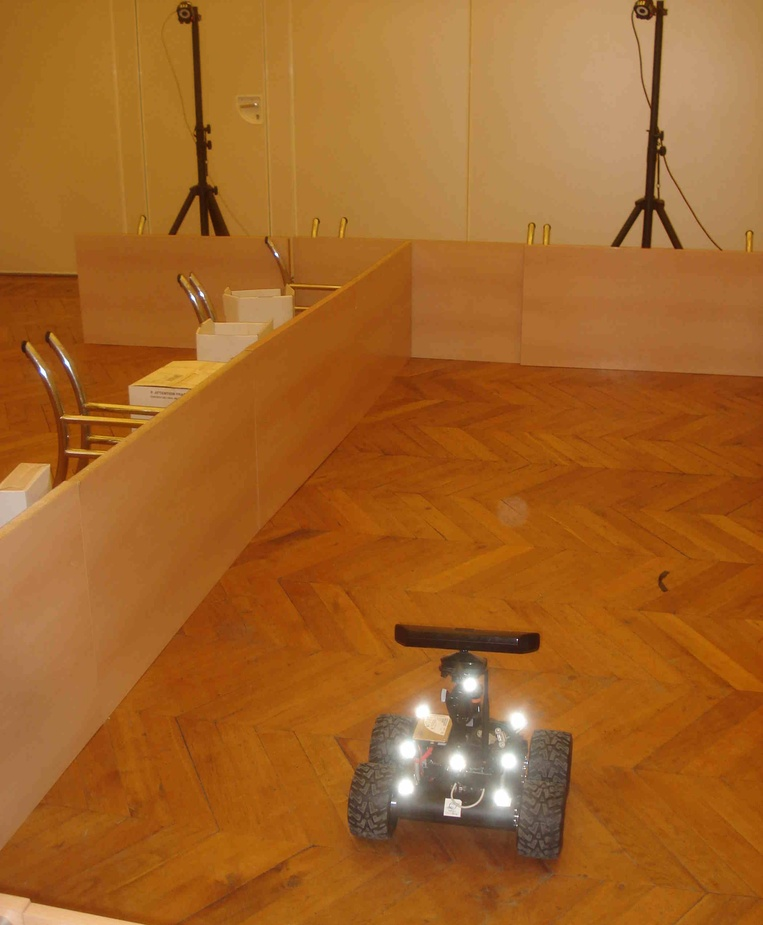
#> input picture libs/ukfm/docsource/source/images/robot.jpg, 763 x 925 px, shrunk from 2102 x 2547 before the run; its folder holds only this picture in this run
$ python -i plot_testing2.py   (imports and definitions only)
#> lines starting #> are read from the running program, lines starting #| are printed output that depends on the picture; after the words box and inside, x2 and y2 are one past the last pixel; in counts of white or black regions, pixels touching at a corner belong together
import os
import numpy as np
import matplotlib.pyplot as plt
from matplotlib import cm
from matplotlib.widgets import Slider
from scipy import ndimage as ndi

from utils import (
    get_newest_file,
    load_csv,
    get_processed_image_from_row,
)


def threshold_relevant_range(image, vmin=70, vmax=254):
#> called with vmin = 50, vmax = 254
    out = np.zeros_like(image, dtype=np.uint8)

    # Keep only meaningful intensity range.
    # Remove invalid/background values like 0 and 255.
    mask = (image >= vmin) & (image <= vmax) & (image != 0) & (image != 255)
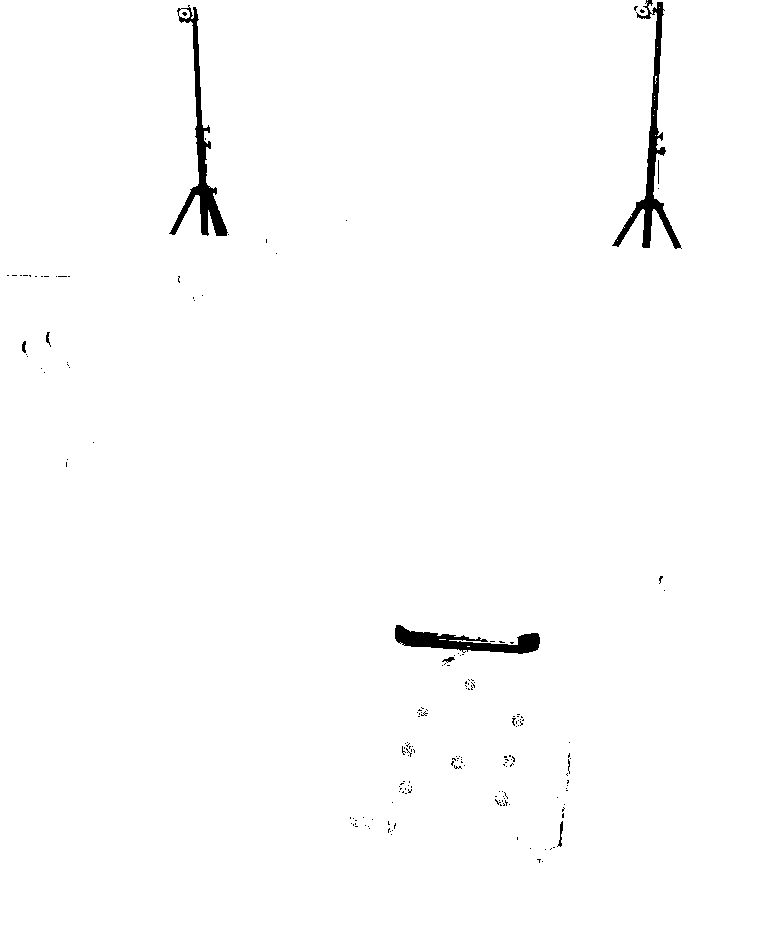
#> mask: shape (925, 763) bool; 98.9% white; 179 black regions (171 under 20 px), largest, box (x1, y1, x2, y2) and area: (612, 0, 682, 249) 2595, (169, 5, 228, 236) 2431, (395, 625, 540, 654) 1893
    out[mask] = image[mask]

    return out


def make_red_blue_overlay(bright_mask, shadow_mask):
    overlay = np.zeros((bright_mask.shape[0], bright_mask.shape[1], 3), dtype=np.uint8)

    # Blue = shadow candidates
    overlay[shadow_mask > 0] = [0, 0, 255]

    # Red = bright candidates
    overlay[bright_mask > 0] = [255, 0, 0]

    return overlay


def make_green_overlay(mask):
    overlay = np.zeros((mask.shape[0], mask.shape[1], 3), dtype=np.uint8)

    # Green = surviving semantic candidates after pair logic
    overlay[mask > 0] = [0, 255, 0]

    return overlay


def threshold_bright_candidates_local(image, window_size=31, offset=1):
#> called with window_size = 51, offset = 3
    image_f = image.astype(np.float32)

    valid_mask = (image != 0) & (image != 255)
    valid_f = valid_mask.astype(np.float32)

    # Local mean intensity from nearby valid pixels only.
    local_sum = ndi.uniform_filter(image_f * valid_f, size=window_size, mode="nearest")
    local_count = ndi.uniform_filter(valid_f, size=window_size, mode="nearest")

    local_mean = np.zeros_like(image_f, dtype=np.float32)
    np.divide(local_sum, local_count, out=local_mean, where=local_count > 0)

    # Bright pixel = above local mean by some offset.
    mask = valid_mask & (image_f >= (local_mean + offset))
#> mask: shape (925, 763) bool; 23.2% white; 3555 white regions (3162 under 20 px), largest, box (x1, y1, x2, y2) and area: (0, 253, 392, 536) 12756, (0, 397, 349, 850) 10299, (411, 272, 763, 376) 7072

    out = np.zeros_like(image, dtype=np.uint8)
    out[mask] = 255

    return out


def threshold_shadow_candidates_local(image, window_size=31, offset=1):
#> called with window_size = 51, offset = 3
    image_f = image.astype(np.float32)

    valid_mask = (image != 0) & (image != 255)
    valid_f = valid_mask.astype(np.float32)

    # Local mean intensity from nearby valid pixels only.
    local_sum = ndi.uniform_filter(image_f * valid_f, size=window_size, mode="nearest")
    local_count = ndi.uniform_filter(valid_f, size=window_size, mode="nearest")

    local_mean = np.zeros_like(image_f, dtype=np.float32)
    np.divide(local_sum, local_count, out=local_mean, where=local_count > 0)

    # Shadow pixel = below local mean by some offset.
    mask = valid_mask & (image_f <= (local_mean - offset))
#> mask: shape (925, 763) bool; 21.5% white; 2993 white regions (2670 under 20 px), largest, box (x1, y1, x2, y2) and area: (0, 0, 763, 507) 36445, (334, 649, 586, 876) 24225, (0, 516, 344, 865) 8912

    out = np.zeros_like(image, dtype=np.uint8)
    out[mask] = 255

    return out


def filter_semantic_pairs(
    bright_mask,
    shadow_mask,
    search_radius=12,
    min_support=8,
):
#> called with search_radius = 21, min_support = 100
    bright_bin = bright_mask > 0
    shadow_bin = shadow_mask > 0

    # We look in a local neighborhood around each bright/shadow pixel.
    # If a bright pixel has enough nearby shadow support, it survives.
    # If a shadow pixel has enough nearby bright support, it survives.
    kernel_size = 2 * search_radius + 1
    kernel = np.ones((kernel_size, kernel_size), dtype=np.uint8)

    shadow_support = ndi.convolve(shadow_bin.astype(np.uint8), kernel, mode="constant", cval=0)
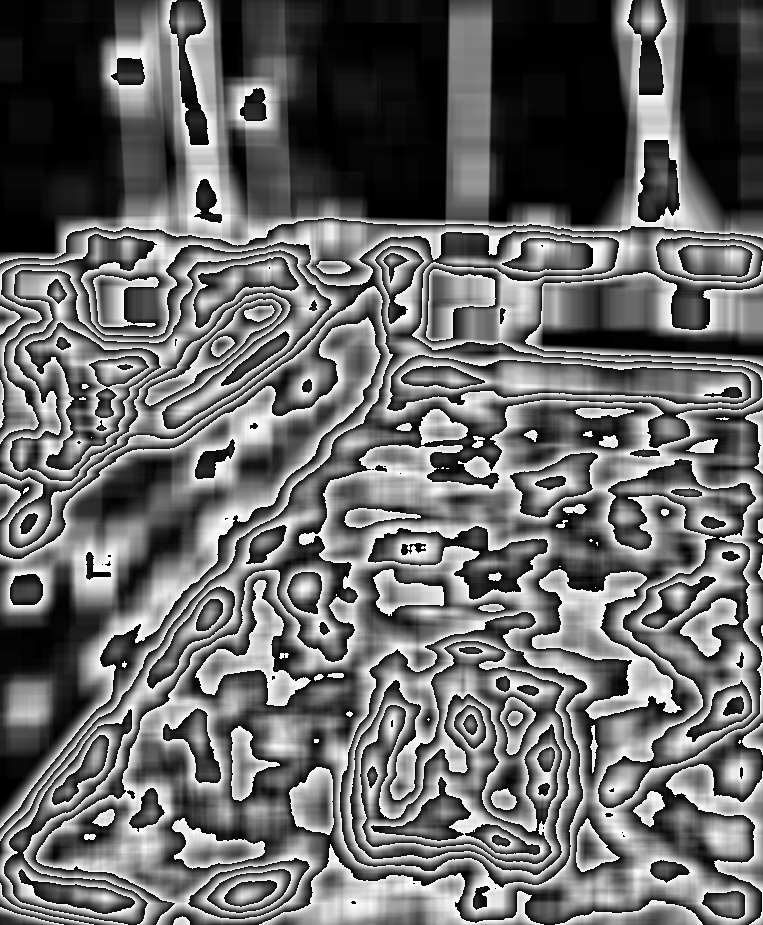
#> shadow_support: shape (925, 763); min 0, max 255, mean 105.2
    bright_support = ndi.convolve(bright_bin.astype(np.uint8), kernel, mode="constant", cval=0)
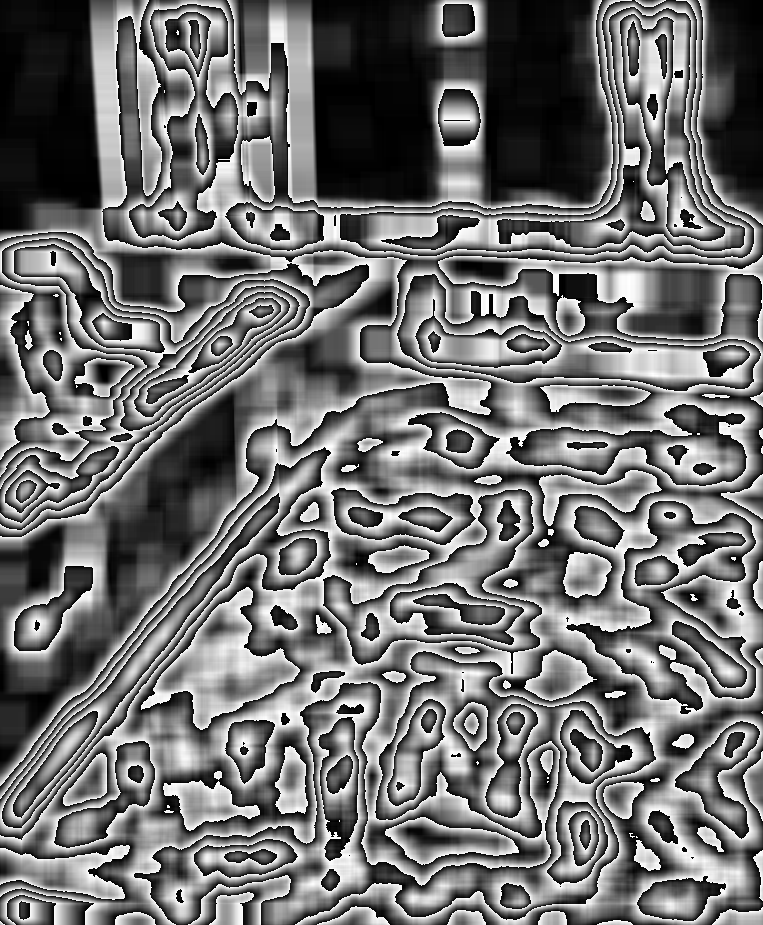
#> bright_support: shape (925, 763); min 0, max 255, mean 112.3

    bright_paired = bright_bin & (shadow_support >= min_support)
#> bright_paired: shape (925, 763) bool; 13.9% white; 2967 white regions (2365 under 20 px), largest, box (x1, y1, x2, y2) and area: (574, 0, 650, 232) 3151, (0, 424, 349, 841) 2970, (659, 0, 705, 213) 2755
    shadow_paired = shadow_bin & (bright_support >= min_support)
#> shadow_paired: shape (925, 763) bool; 13% white; 2746 white regions (2148 under 20 px), largest, box (x1, y1, x2, y2) and area: (16, 539, 261, 834) 1585, (160, 292, 357, 441) 1581, (385, 817, 519, 857) 1571

    # Final semantic candidate mask is union of surviving bright and shadow pixels.
    paired_mask = np.zeros_like(bright_mask, dtype=np.uint8)
    paired_mask[bright_paired | shadow_paired] = 255

    return (
        (bright_paired.astype(np.uint8) * 255),
        (shadow_paired.astype(np.uint8) * 255),
        paired_mask,
    )


def simple_semantic_threshold(image, relevant_min=50, local_window_size=51, local_offset=3):
    relevant = threshold_relevant_range(image, vmin=relevant_min, vmax=254)

    # Window of local values.
    # Bigger window = more global behavior and less noise.
    # Smaller window = more local behavior and more sensitivity to tiny local changes.
    # Offset is how far above/below the local mean a pixel must be to count.
    bright = threshold_bright_candidates_local(
        relevant,
        window_size=local_window_size,
        offset=local_offset,
    )

    shadow = threshold_shadow_candidates_local(
        relevant,
        window_size=local_window_size,
        offset=local_offset,
    )

    # Raw local semantic overlay.
    overlay = make_red_blue_overlay(bright, shadow)

    # New semantic step:
    # Keep only bright/shadow pixels that have nearby support from the opposite class.
    # This removes isolated red or blue speckles that do not participate in a local bright-shadow pattern.
    bright_paired, shadow_paired, paired_mask = filter_semantic_pairs(
        bright,
        shadow,
        search_radius=21,
        min_support=100,
    )
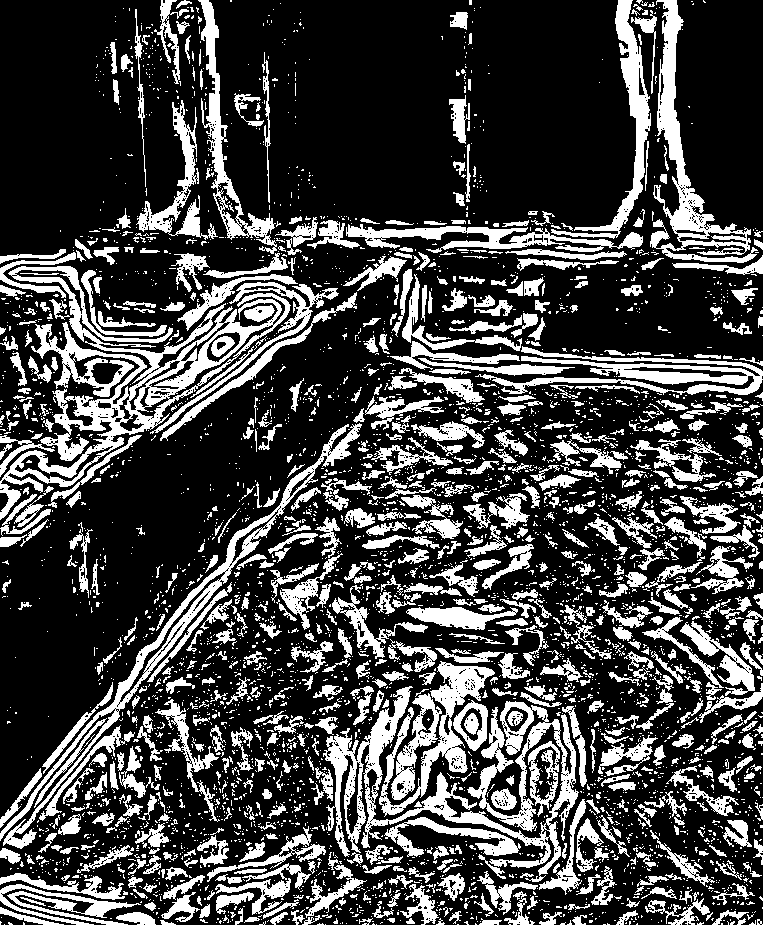
#> paired_mask: shape (925, 763); 26.9% white; 4293 white regions (3515 under 20 px), largest, box (x1, y1, x2, y2) and area: (0, 266, 291, 520) 13937, (323, 686, 579, 882) 11264, (0, 423, 362, 849) 6234

    # Paired red/blue overlay after pruning.
    paired_overlay = make_red_blue_overlay(bright_paired, shadow_paired)
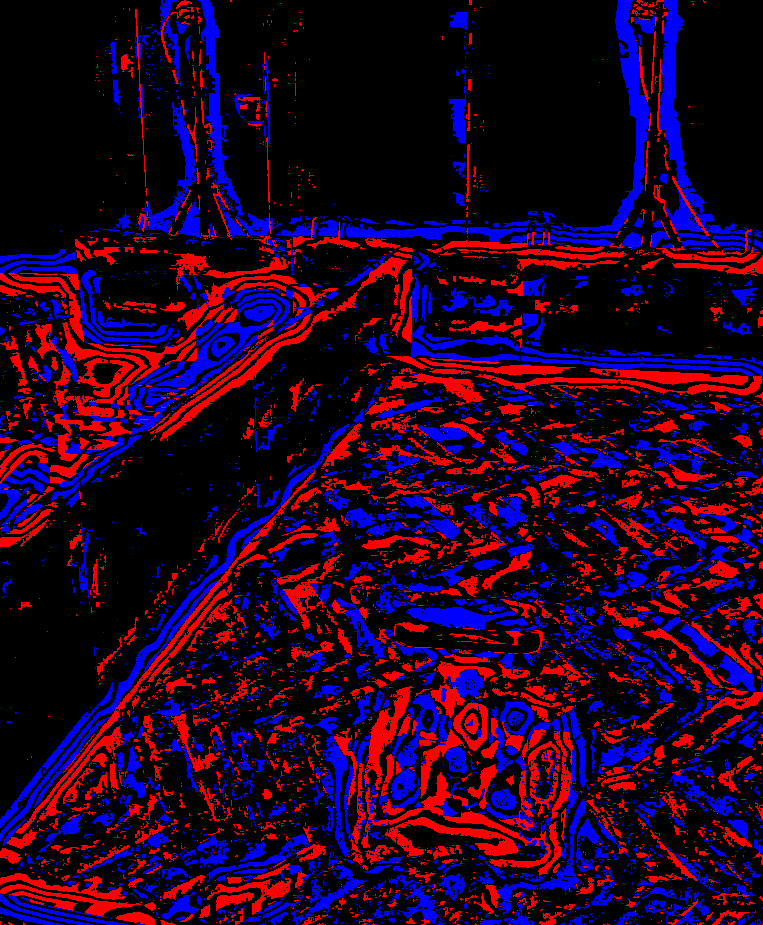
#> paired_overlay: shape (925, 763, 3); mean of channels 0, 1, 2 35.4, 0, 33.1; drawn as B, G, R

    # Final green semantic mask / overlay.
    green_overlay = make_green_overlay(paired_mask)
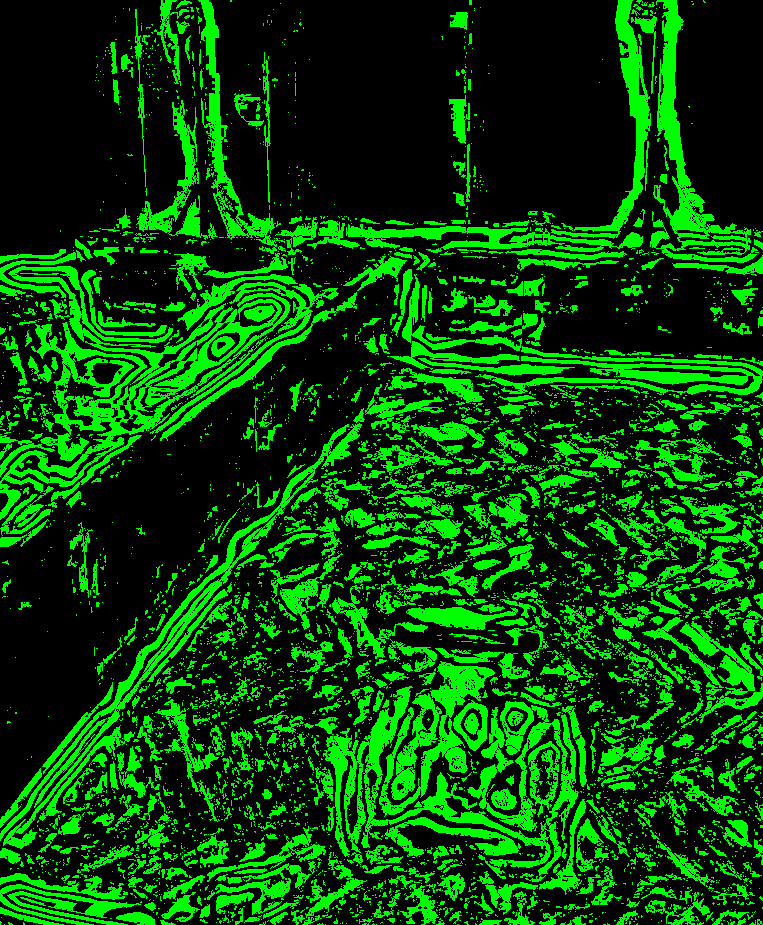
#> green_overlay: shape (925, 763, 3); mean of channels 0, 1, 2 0, 68.5, 0; drawn as B, G, R

    return {
        "relevant": relevant,
        "bright": bright,
        "shadow": shadow,
        "overlay": overlay,
        "bright_paired": bright_paired,
        "shadow_paired": shadow_paired,
        "paired_mask": paired_mask,
        "paired_overlay": paired_overlay,
        "green_overlay": green_overlay,
    }


# [91 lines left out: function plot_semantic_pipeline, not called in this run]


# [12 lines not run here, left out]

>>> import cv2
>>> picture = cv2.imread('../../../../../../../libs/ukfm/docsource/source/images/robot.jpg', cv2.IMREAD_GRAYSCALE)
>>> result = simple_semantic_threshold(picture)
#> result = 9 items
